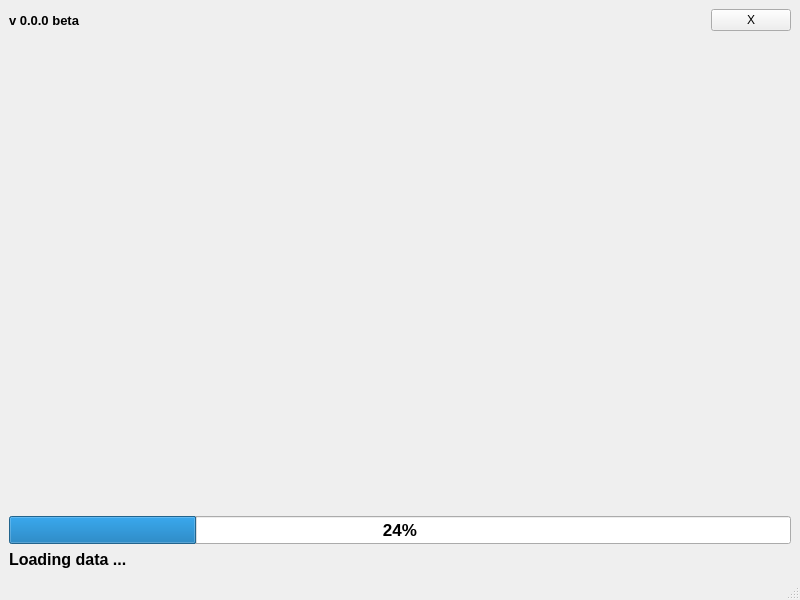
<?xml version="1.0" encoding="UTF-8"?>
<ui version="4.0">
 <class>LoadingScreen</class>
 <widget class="QMainWindow" name="LoadingScreen">
  <property name="geometry">
   <rect>
    <x>0</x>
    <y>0</y>
    <width>800</width>
    <height>600</height>
   </rect>
  </property>
  <property name="windowTitle">
   <string>MainWindow</string>
  </property>
  <widget class="QWidget" name="centralwidget">
   <layout class="QGridLayout" name="gridLayout_2">
    <item row="0" column="0">
     <layout class="QGridLayout" name="gridLayout">
      <item row="0" column="1">
       <spacer name="horizontalSpacer">
        <property name="orientation">
         <enum>Qt::Orientation::Horizontal</enum>
        </property>
        <property name="sizeHint" stdset="0">
         <size>
          <width>40</width>
          <height>20</height>
         </size>
        </property>
       </spacer>
      </item>
      <item row="0" column="2">
       <widget class="QPushButton" name="closeButton">
        <property name="sizePolicy">
         <sizepolicy hsizetype="Minimum" vsizetype="Minimum">
          <horstretch>0</horstretch>
          <verstretch>0</verstretch>
         </sizepolicy>
        </property>
        <property name="text">
         <string>X</string>
        </property>
       </widget>
      </item>
      <item row="0" column="0">
       <widget class="QLabel" name="label">
        <property name="font">
         <font>
          <pointsize>10</pointsize>
          <bold>true</bold>
         </font>
        </property>
        <property name="text">
         <string>v 0.0.0 beta</string>
        </property>
       </widget>
      </item>
      <item row="1" column="0" colspan="3">
       <widget class="QLabel" name="imageLoading">
        <property name="sizePolicy">
         <sizepolicy hsizetype="Expanding" vsizetype="Expanding">
          <horstretch>0</horstretch>
          <verstretch>0</verstretch>
         </sizepolicy>
        </property>
        <property name="text">
         <string/>
        </property>
       </widget>
      </item>
      <item row="2" column="0" colspan="3">
       <widget class="QProgressBar" name="progressBar">
        <property name="sizePolicy">
         <sizepolicy hsizetype="Expanding" vsizetype="Minimum">
          <horstretch>0</horstretch>
          <verstretch>0</verstretch>
         </sizepolicy>
        </property>
        <property name="font">
         <font>
          <pointsize>13</pointsize>
          <bold>true</bold>
         </font>
        </property>
        <property name="value">
         <number>24</number>
        </property>
       </widget>
      </item>
      <item row="3" column="0" colspan="3">
       <widget class="QLabel" name="textLoading">
        <property name="sizePolicy">
         <sizepolicy hsizetype="Minimum" vsizetype="Minimum">
          <horstretch>0</horstretch>
          <verstretch>0</verstretch>
         </sizepolicy>
        </property>
        <property name="font">
         <font>
          <pointsize>12</pointsize>
          <bold>true</bold>
         </font>
        </property>
        <property name="text">
         <string>Loading data ...</string>
        </property>
       </widget>
      </item>
     </layout>
    </item>
   </layout>
  </widget>
  <widget class="QMenuBar" name="menubar">
   <property name="geometry">
    <rect>
     <x>0</x>
     <y>0</y>
     <width>800</width>
     <height>21</height>
    </rect>
   </property>
  </widget>
  <widget class="QStatusBar" name="statusbar"/>
 </widget>
 <resources/>
 <connections/>
</ui>
